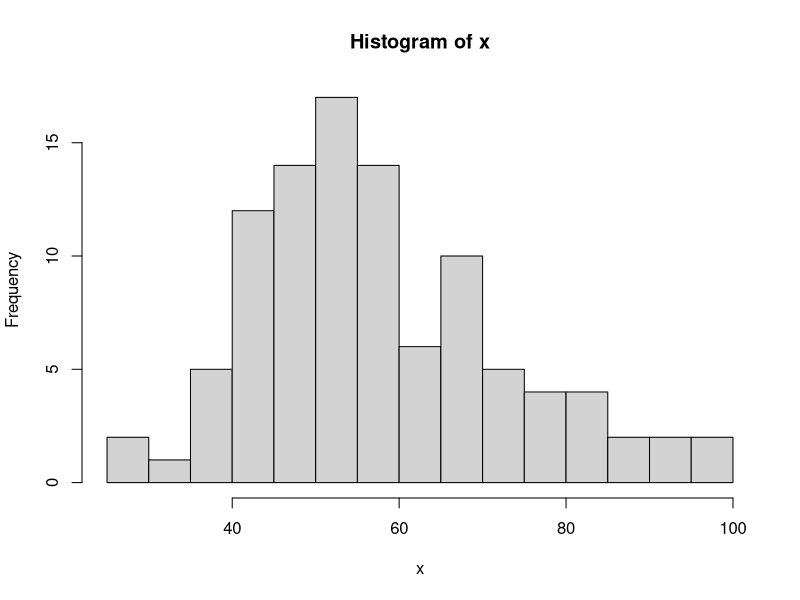
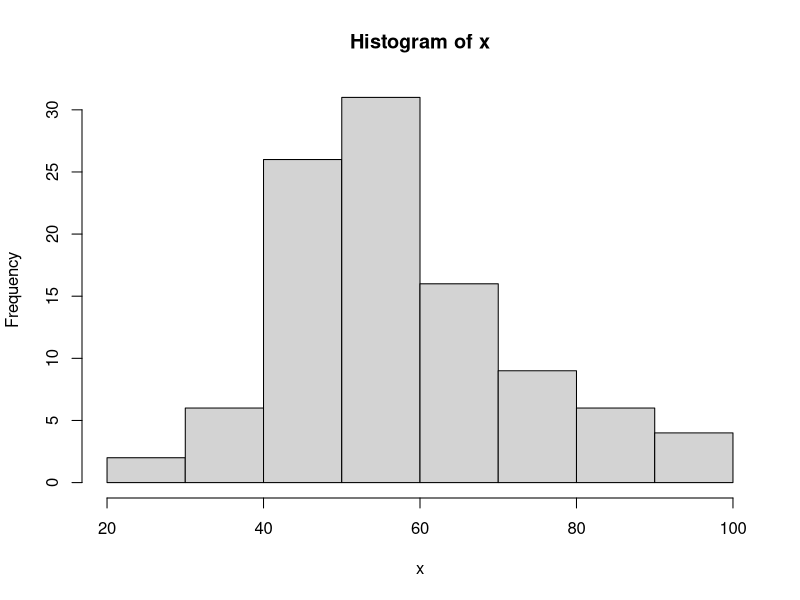
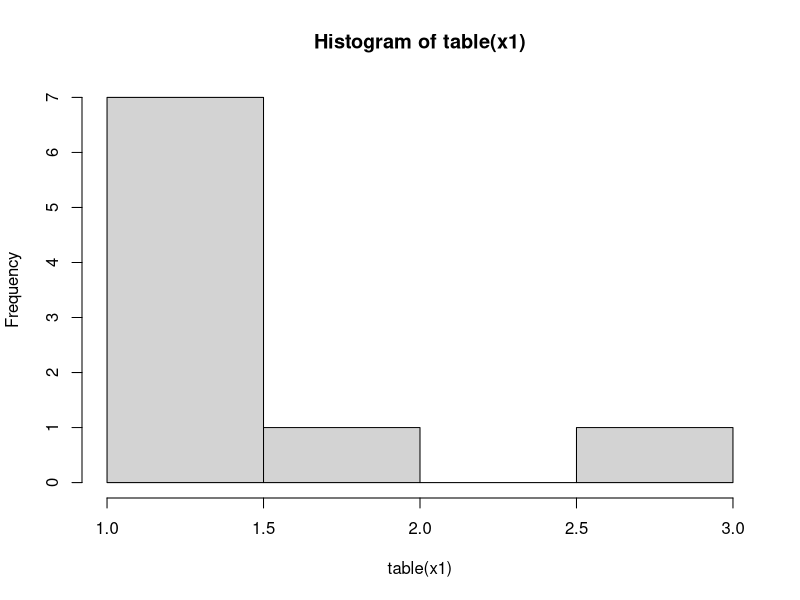

Reproduce these figures in R, in order.
x=c(1:12,1,5,5)
x
table(x)
sort(table(x),decreasing = T)
names1=names(sort(table(x),decreasing = T))
names1[1]

set.seed(1234)
x=ceiling(rnorm(100,60,15))              #60=mean,15=standard deviation        
                                         #runif(100,0,10) (randomCuniform)
x
mean(x)
range(x)
bks=seq(25,99,10)                        #breaks=seq(min,Max,10)
bks=seq(0,100,10)                        # if in ()i.e (bks=seq(0,100,10), 
                                         #it will print the value also.
bks
?cut
x.cut=cut(x,bks)
x.cut
x.table=table(x.cut)
x.table
cbind(x.table)
x
hist(x, breaks=20)
hist(x)







x[c(1,2,3,4,5)] <- c(0,10,11,99,100)
(bks=seq(0,100,10))
classint1<-cut(x,breaks=bks) #defaultright=T
head(classint1,n=5)
head(x,n=5)
table(classint1)
table(classint1, useNA='ifany')
classint2=cut(x,breaks=bks,right=F)   #default right=T
head(classint2, n=5)
head(x, n=5)
table(classint2, useNA='ifany')


#correct the problem of NA
classint1a=cut(x, breaks=bks, include.lowest=T)  #default right
as.character(head(classint1a, n=5))
head(x, n=5)
table(classint1a, useNA='ifany')



classint2a=cut(x, breaks=bks, include.lowest=T, right=F)  #default 
as.character(head(classint2a, n=5))
head(x, n=5)
table(classint2a, useNA='ifany')


#Giving labels
#length(bks)
#levels(classint1)
#LETTERS[1:length(bks)-1]
#LETTERS[1:5]; letters[1:8]; month.abb[1:5]

classint1b=cut(x, breaks=bks, include.lowest=T,
              labels=LETTERS[1:length(bks)-1])    #default right
classint1b

as.character(head(classint1b , n=5))
head(x,n=5)
table(classint1b, useNA = 'ifany')




x1=c(0,2,5.1,3,10,14.5,15,16,10,10,20,14.5)
x1
cut(x1,breaks=4, include.lowest=T)
table(x1)
hist(table(x1))
